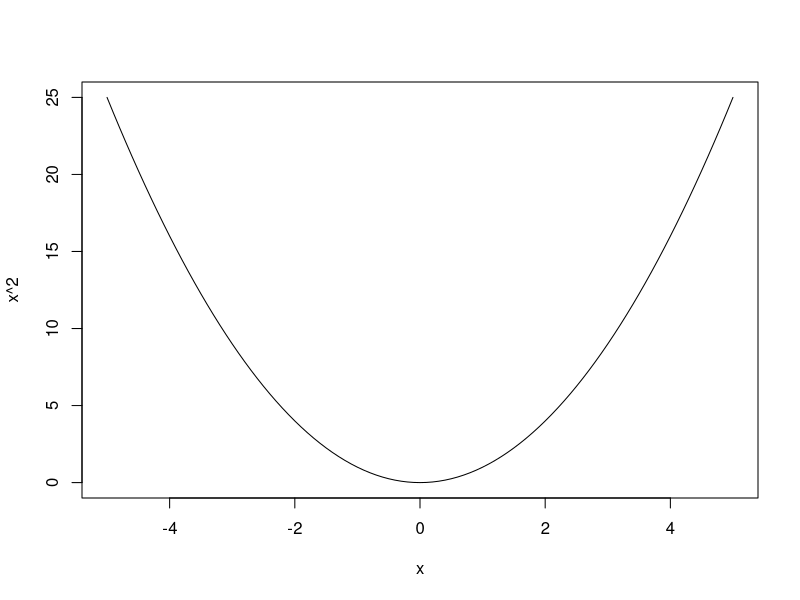
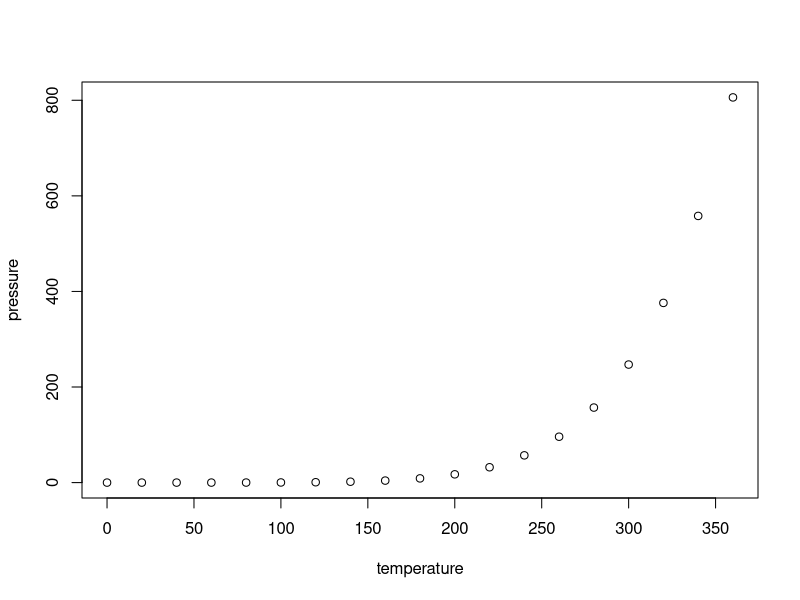

The R script that drew these images, in order:
## ---- chunk 1
knitr::opts_chunk$set(echo = FALSE)
## ---- chunk 2
curve(x^2, from = -5, to = 5)
## ---- chunk 3
summary(cars)
## ---- chunk 4
plot(pressure)
